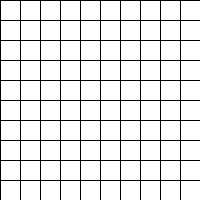
Frame 1 (no input)
Frame 60 (the mouse pressed at the canvas centre just before this capture): identical to frame 1, image omitted
Frame 120 (the mouse held since frame 60 and released just before this capture): identical to frame 1, image omitted

The Processing sketch that drew this single still picture (run headless with seeded random() and noise(); from frame 60 on, the mouse is pressed at the canvas centre):

// Processing sketch: Code3_Grid
// ── Code3_Grid.pde

void setup() {
  size(200, 200);
}

void draw() {
  background(255);
  for (int i = 0; i < width; i+=20)
    line(i, 0, i, height);
    
  for (int i = 0; i < height; i+=20)
    line(0, i, width, i);
  
}
